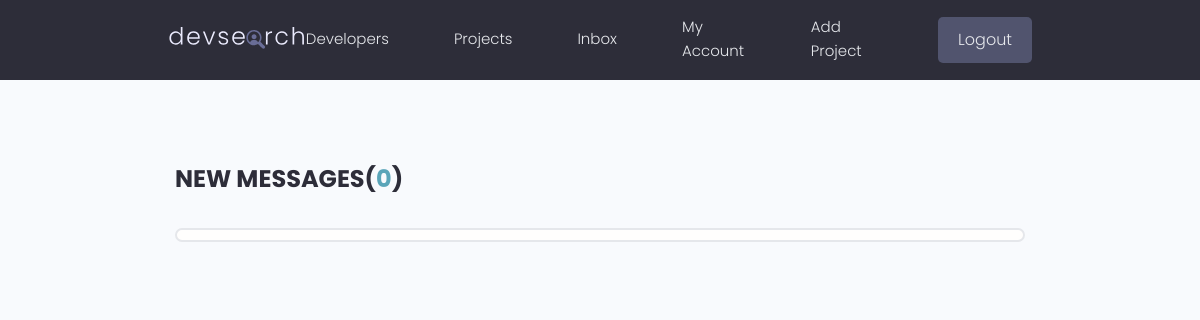
Before: /inbox (signed in) with the older database file.
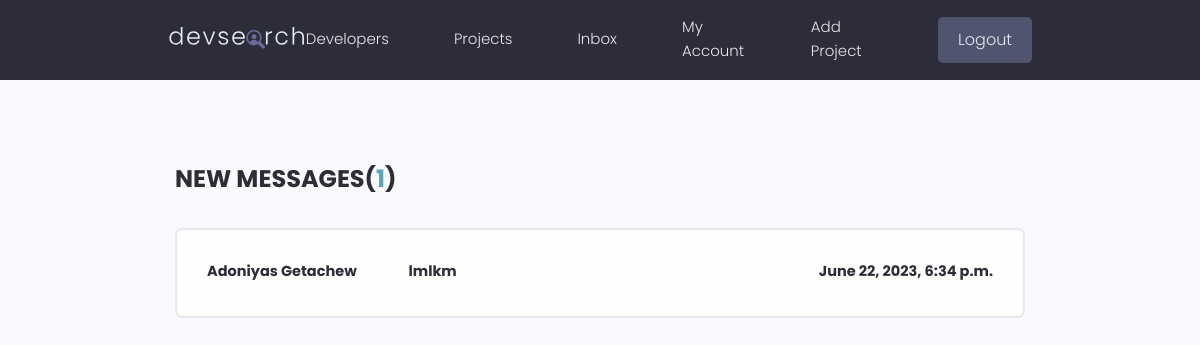
After: the same page with the newer database file.
### users/models.py (models this page shows, shortened)
class Message(models.Model):
    id = models.UUIDField(default=uuid4, primary_key=True, editable=False )
    sender = models.ForeignKey(Profile, on_delete= models.SET_NULL, null = True,  blank=True)
    recipiebt = models.ForeignKey(Profile, on_delete= models.SET_NULL, null = True,  blank=True, related_name="messages")
    name = models.CharField(max_length=200, null=True, blank=True)
    email = models.CharField(max_length=200, null=True, blank=True)
    subject = models.CharField(max_length=200, null=True, blank=True)
    body = models.TextField()
    is_read = models.BooleanField(default=False, null= True)
    created_at = models.DateTimeField(auto_now_add=True)
    class Meta:
        ordering = ['is_read', '-created_at']

### users/views.py (the view)
# urls.py: path("inbox", views.inbox, name='inbox'),
@login_required(login_url="login")
def inbox(request):
    profile = request.user.profile
    messageRequests = profile.messages.all()
    unreadCount = messageRequests.filter(is_read=False).count()
    context ={"messageRequests":messageRequests, "unreadCount":unreadCount}
    return render(request, 'users/inbox.html', context)

### users/templates/users/inbox.html (shortened to what this page needs)
{% extends 'base.html' %}
{% block content %}
<main class="inbox my-xl">
    <div class="content-box">
      <h3 class="inbox__title">New Messages(<span>{{unreadCount}}</span>)</h3>
      <ul class="messages">
        {% for message in messageRequests %}
        {% if message.is_read == False %}
        <li class="message message--unread">
          <a href="{% url 'message' message.id %}">
            <span class="message__author">{{message.name}}</span>
            <span class="message__subject">{{message.subject}}</span>
            <span class="message__date">{{message.created_at}}</span>
          </a>
        </li>
        {% endif %}
        {% endfor %}
      </ul>
    </div>
  </main>
{% endblock %}

Changed rows visible on the page:
added Message: name "Adoniyas Getachew", subject "lmlkm", created_at "June 22, 2023, 6:34 p.m."
Other visible differences:
{{ unreadCount }}: "0" → "1"
